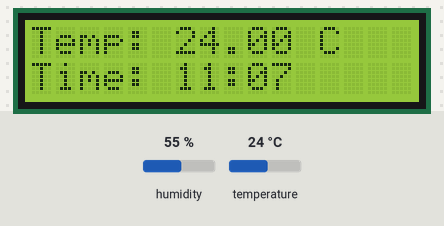
Bench run of a sketch on a simulated Arduino Uno, built with avr-gcc and run on an emulated ATmega328P. Shown: 16×2 character LCD. The test bench sets the inputs (shaded band); at power-on: temperature 24 °C, humidity 55 %. What the sketch prints to the serial monitor is not drawn.

Above: at 1.2 s.
1.3 s: temperature set to 12 °C
At 2.8 s:
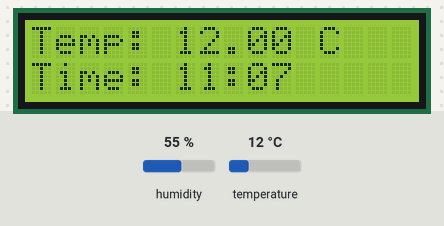
4.1 s: temperature set to 19 °C
At 4.9 s:
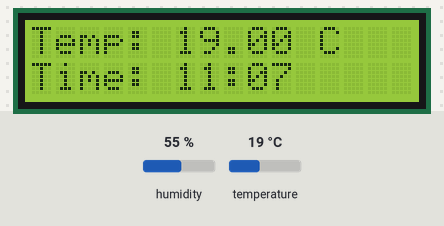
6.9 s: temperature set to 28 °C
At 9.1 s:
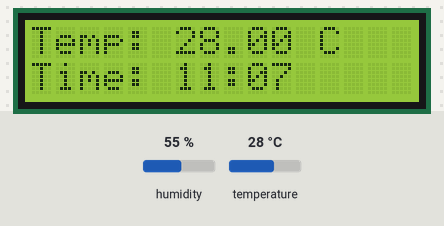
Timing chart, 0 to 10.6 s (numbered marks = the images above; inputs shaded):
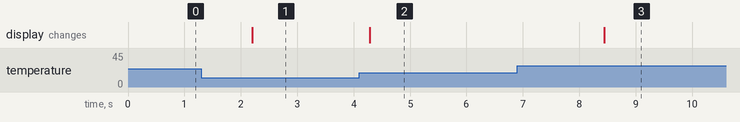

Measured:
- after the input at 1.3 s, the display: changes after 0.90 s (image 1)
- after the input at 4.1 s, the display: changes after 0.18 s (image 2)
- after the input at 6.9 s, the display: changes after 1.5 s (image 3)

The sketch:

clock_with_temp.ino
```cpp
#include <DHT.h>
#include <LiquidCrystal_I2C.h>
#include <TimeLib.h> // Include the TimeLib library

#define DHTPIN A3     // Pin connected to the DHT sensor
#define DHTTYPE DHT11 // DHT 11

DHT dht(DHTPIN, DHTTYPE); // Initialize DHT sensor

LiquidCrystal_I2C lcd(0x27, 16, 2); // Initialize LCD

bool manualTimeSet = false; // Flag to indicate if manual time has been set

void setup() {
  Serial.begin(9600);
  Serial.println("Temperature Sensor Test");

  dht.begin();
  lcd.init();
  lcd.backlight();

  setManualTime(); // Set manual time initially
}

void loop() {
  float temperature = dht.readTemperature(); // Read temperature

  if (isnan(temperature)) { // Check if reading is valid
    Serial.println("Failed to read from DHT sensor!");
    return;
  }

  Serial.print("Temp: "); // Change "Temperature" to "Temp"
  Serial.print(temperature);
  Serial.println(" °C");

  lcd.clear(); // Clear the LCD screen
  lcd.setCursor(0, 0);
  lcd.print("Temp:");
  lcd.setCursor(6, 0); // Move cursor to the 7th column of the 1st row
  lcd.print(temperature); // Print temperature value
  lcd.print(" C");

  if (!manualTimeSet) {
    setManualTime(); // Set manual time if it hasn't been set yet
  }

  // Get the current time
  int currentHour = hour();
  int currentMinute = minute();

  // Print the hour and minute on the second row
  lcd.setCursor(0, 1); // Set cursor to the first column of the second row
  lcd.print("Time: ");
  lcd.print(currentHour);
  lcd.print(":");
  if (currentMinute < 10) {
    lcd.print("0");
  }
  lcd.print(currentMinute);

  delay(1000);
}

void setManualTime() {
  // Manual time setting
  int manualHour = 11; // <--- Manually edit the hour here
  int manualMinute = 7; // <--- Manually edit the minute here

  setTime(manualHour, manualMinute, 0, 1, 1, 2022); // Set manual time
  manualTimeSet = true; // Update flag to indicate manual time has been set
}
```
